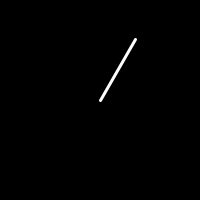
Frame 1 (no input)
Frame 60 (the mouse pressed at the canvas centre just before this capture): identical to frame 1, image omitted
Frame 120 (the mouse held since frame 60 and released just before this capture): identical to frame 1, image omitted

The Processing sketch that drew this single still picture (run headless with seeded random() and noise(); from frame 60 on, the mouse is pressed at the canvas centre):

// Processing sketch: RGBtoHSV
// ── RGBtoHSV.pde
void setup(){
  size(200, 200); 
}

void draw(){
  background(0);
  stroke(255);
  RGBtoHSV(); 
}

/************FUNCIONES ADICIONALES******************/
void RGBtoHSV() {
  float R = 255;
  float G = 255;
  float B = 254;
  float matiz = 0.0;
  float Rh, Gh, Bh;
  Rh = R/255;
  Gh = G/255;
  Bh = B/255;
  
  float[] valoresRGB = { Rh, Gh, Bh};  // arreglo de datos con punto flotante
  float colorMax = max(valoresRGB); // Obtenemos el valor maximo del arreglo
  float colorMin = min(valoresRGB); // Obtenemos el valor maximo del arreglo
  R = R-0.2;
  G = G-0.15;
  B = B-0.05;
    if(R>G && R>B){
      println("R es Mayor");
      matiz = (Gh-Bh)/(colorMax-colorMin);
      //println(matiz);
     } 
    if(G>R && G>B){
      println("G es mayor");
      matiz = 2.0 + (Bh-Rh)/(colorMax-colorMin);
     // println(matiz);
    }
    if(B>R && B>G){
      println("B es Mayor");
      matiz = 4.0 + (Rh-Gh)/(colorMax-colorMin);
      
    }
  float anguloMatiz = matiz * 60 ; // Convierte a grados
  println(R,G,B,Rh,Gh,Bh,colorMax,colorMin, matiz, anguloMatiz);  
  
  float pi=3.141592654;
  float anguloRadian=(pi/180)*anguloMatiz; // convierte angulos a radianes
  trazoAngular(100, 100, anguloRadian, 70);  //posicion x, posicion y, anguloRadian en radianes, magnitud
}

void trazoAngular(int x, int y, float anguloRadian, float length){
  strokeWeight(3); // Añade un grosor al trazo
  line(x, y, x+cos(anguloRadian)*length, y-sin(anguloRadian)*length); //line(x1, y1, x2, y2)
}
